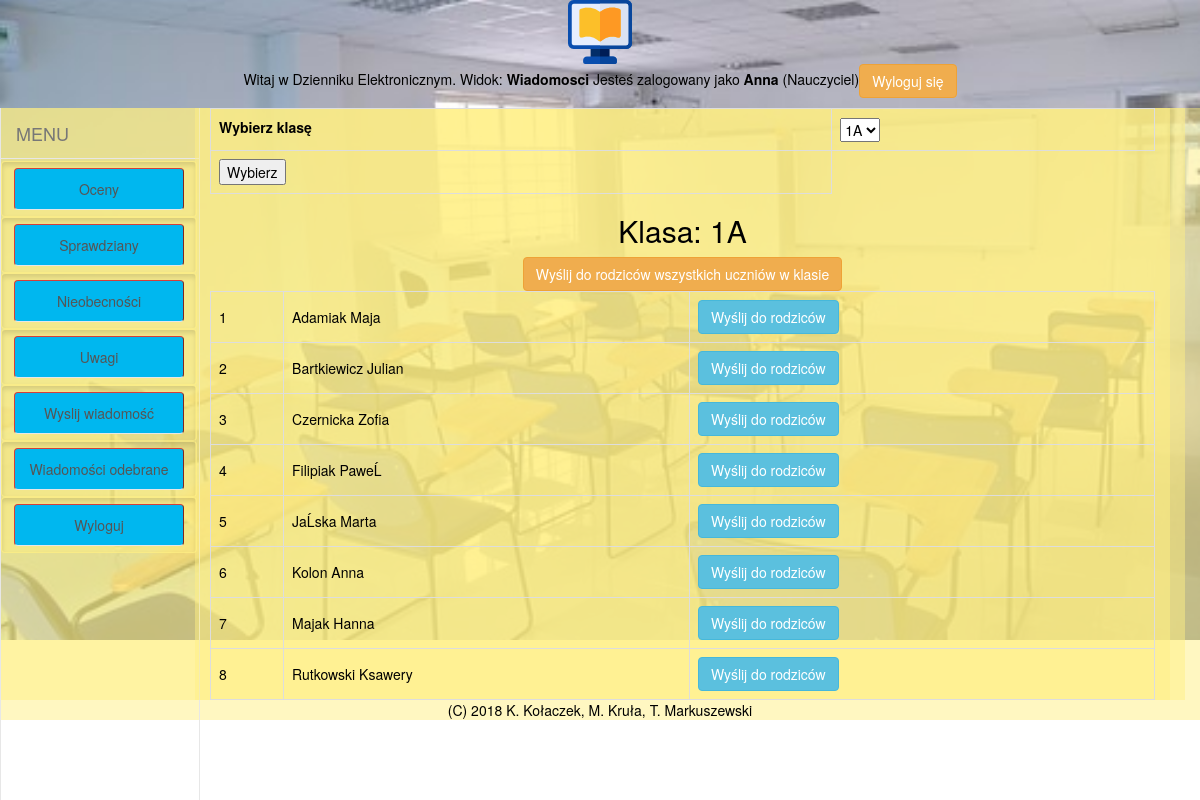
Screenshot of /projekt/n_wiad.php (signed in) with the database file from the repository.
### tables this page shows
CREATE TABLE `uzytkownicy` (
  `id_uzytkownika` int(11) NOT NULL,
  `typ` int(3) NOT NULL,
  `imie` varchar(20) NOT NULL,
  `nazwisko` varchar(30) NOT NULL,
  `telefon` varchar(14) DEFAULT NULL,
  `email` varchar(255) NOT NULL,
  `haslo` varchar(255) NOT NULL,
  `id_klasy` int(11) DEFAULT NULL
);

### projekt/include/funkcje.php (the view, shortened to what this page needs)
<?php
require_once 'nibble-forms/NibbleForm.class.php';
function getListaUczniowKlasy ($pdo, $id_klasy){
    $stmt = $pdo->prepare ('SELECT id_uzytkownika, imie, nazwisko
                            FROM uzytkownicy
                            WHERE id_klasy = :id_k
                            ORDER by nazwisko
                            ');
    $stmt->bindValue (':id_k', $id_klasy, PDO::PARAM_INT);
    $stmt->execute();
    $uczniowie=$stmt->fetchAll();
    return $uczniowie;
}
function genWiadomoscKlasy ($pdo,$id_klasy,$klasa,$powrot){
    $returnedHTML='';
    $i=1;
    $returnedHTML.='<h2>Klasa: '.$klasa.'</h2>';
    $returnedHTML.='<a class="btn btn-warning" href="wyslij_rd.php?id_k='.$id_klasy.'&amp;k='.$klasa.'&amp;p='.$powrot.'">Wyślij do rodziców wszystkich uczniów w klasie</a>';
    $uczniowie=getListaUczniowKlasy($pdo, $id_klasy);
    $returnedHTML.='<table class="responsive">';
    foreach ($uczniowie as $row){
        $returnedHTML.='<tr><td>'.$i++.'</td><td>'.$row['nazwisko'].' '.$row['imie'].'</td><td><a class="btn btn-info" href="wyslij_rd.php?id_u='
            .$row['id_uzytkownika'].'&amp;p='.$powrot.'">Wyślij do rodziców</a></td></tr>';
    }
    $returnedHTML.='</table>';
    return $returnedHTML;
}
?>

### projekt/styles/style.css (style rules this page uses)
html, body { width: 100%; background-color: #ffffff; color: #000; margin: 0; padding: 0; text-align: center; }
table { border-collapse: collapse; width: 100%; table-layout :auto; }
td, th { border: 1px solid #dddddd; text-align: left; padding: 8px; }
tr:nth-child(even) { background-color: #ffffff000; }

### projekt/szablony/witryna.php (style rules this page uses)
body { height:640px; background: url("./img/school-2648668__340.jpg") no-repeat; background-position: center center; background-size: 100% ; z-index: 1; }

### rows the page displays
uzytkownicy: nazwisko "Adamiak", imie "Maja"
uzytkownicy: nazwisko "Bartkiewicz", imie "Julian"
uzytkownicy: nazwisko "Czernicka", imie "Zofia"
uzytkownicy: nazwisko "Filipiak", imie "PaweĹ"
uzytkownicy: nazwisko "JaĹska", imie "Marta"
uzytkownicy: nazwisko "Kolon", imie "Anna"
uzytkownicy: nazwisko "Majak", imie "Hanna"
uzytkownicy: nazwisko "Rutkowski", imie "Ksawery"

### other values shown
$LOKALIZACJA "Wiadomosci"
$_SESSION['username'] "Anna"
$_SESSION['usertype'] "Nauczyciel"
$napis "Oceny"
$napis "Sprawdziany"
$napis "Nieobecności"
$napis "Uwagi"
$napis "Wyslij wiadomość"
$napis "Wiadomości odebrane"
$napis "Wyloguj"
$klasa "1A"
$COPYRIGHT "(C) 2018 K. Kołaczek, M. Kruła, T. Markuszewski"
